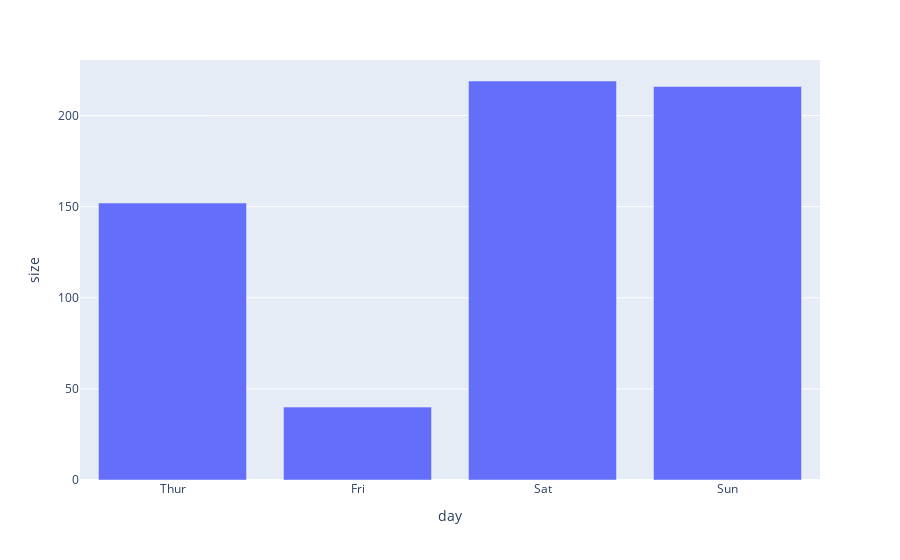

Here is the notebook cell this chart was saved with:
### Markdown cell above
#### Plot

### Code cell
px.bar (data_frame=dff4, x = 'day', y = 'size')

### Figure 1 — Plotly figure (JSON) as saved in the notebook; plotly's stock layout.template omitted (floating-point values rounded to 4 significant figures)
{"data": [{"alignmentgroup": "True", "hovertemplate": "day=%{x}<br>size=%{y}<extra></extra>", "legendgroup": "", "marker": {"color": "#636efa", "pattern": {"shape": ""}}, "name": "", "offsetgroup": "", "orientation": "v", "showlegend": false, "textposition": "auto", "type": "bar", "x": ["Thur", "Fri", "Sat", "Sun"], "xaxis": "x", "y": [152, 40, 219, 216], "yaxis": "y"}], "layout": {"autosize": true, "barmode": "relative", "legend": {"tracegroupgap": 0}, "margin": {"t": 60}, "xaxis": {"anchor": "y", "autorange": true, "domain": [0, 1], "range": [-0.5, 3.5], "title": {"text": "day"}, "type": "category"}, "yaxis": {"anchor": "x", "autorange": true, "domain": [0, 1], "range": [0, 230.5], "title": {"text": "size"}, "type": "linear"}}}
